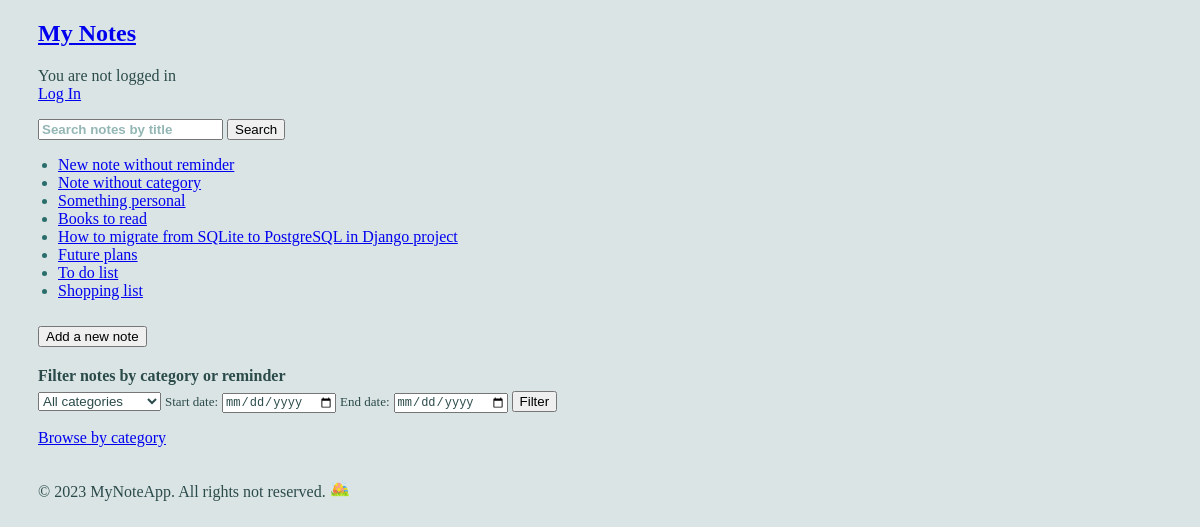
/, run on an earlier commit of the app's database.
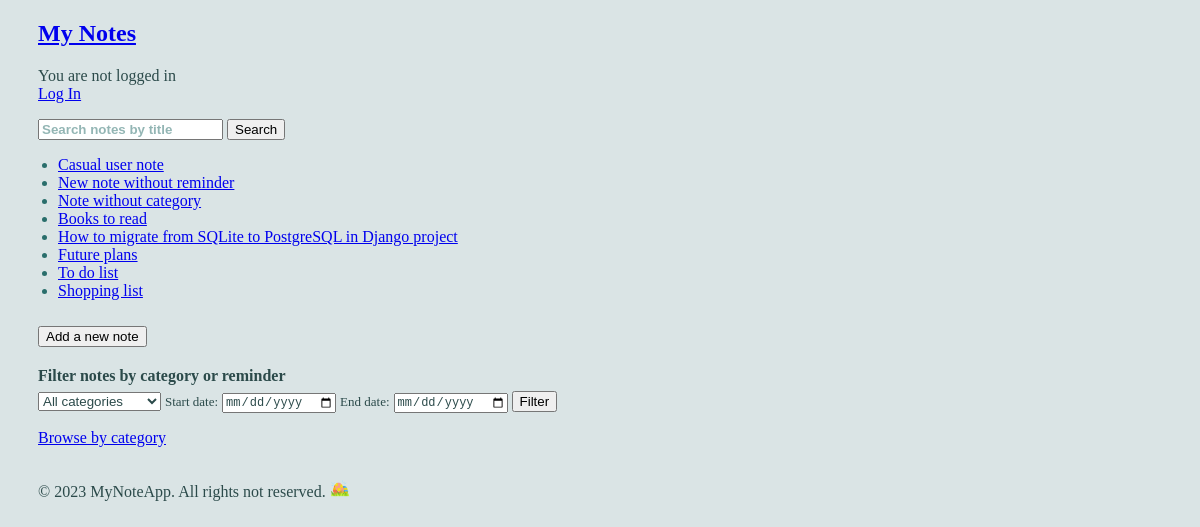
And on a later commit of the database.
### notes/models.py (models this page shows, shortened)
class Note(models.Model):
    title = models.CharField(max_length=200)
    text = models.TextField()
    created_date = models.DateTimeField(auto_now_add=True)
    upd_date = models.DateTimeField(auto_now=True)
    reminder = models.DateTimeField(null=True, blank=True)
    author = models.ForeignKey(User, on_delete=models.CASCADE)
    category = models.ForeignKey(Category, on_delete=models.CASCADE, related_name='notes', null=True, blank=True)

### notes/views.py (the view)
# urls.py: path('', views.home, name='homepage'),
def home(request):
    notes_list = get_list_or_404(Note.objects.order_by('-created_date'))
    categories_list = get_list_or_404(Category.objects.order_by('-title'))
    context = {'notes_list': notes_list, 'categories_list': categories_list}
    return render(request, 'notes/home.html', context)

### notes/templates/notes/home.html (shortened to what this page needs)
{% extends 'base.html' %}
{% block content %}
    {% if user.is_authenticated %}
        <p>Hi, {{ user.username }}!<br><a href="{% url 'notes:logout' %}">Log Out</a></p>
        {% else %}
        <p>You are not logged in<br><a href="{% url 'notes:login' %}">Log In</a></p>
    {% endif %}
    <div id = "searchbar">
        <form action={% url 'notes:search_notes'%}>
                <input type="text" name="query" placeholder="Search notes by title">
            <button type="submit" class="">Search</button>
    </div>
    <ul>
    {% for note in notes_list %}
        <li><a href="{% url 'notes:note_detail' note.id %}">{{ note.title }}</a></li>
    {% endfor %}
    </ul>
    <a href="{% url 'notes:new_note' %}">
        <button type="button" class="btn btn-outline-primary btn-with-margin">Add a new note</button>
    </a>
    <div id = "filter">
    <p>Filter notes by category or reminder</p>
    <form action={% url 'notes:filtered_results' %}>
        <select name="category" id="category">
            <option value="all">All categories</option>
        </select>
        <label for="start_date">Start date:</label>
        <input type="date" name="start_date" id="start_date" value="{% if request.GET.start_date %}{{ request.GET.start_date }}{% endif %}">
        <label for="end_date">End date:</label>
        <input type="date" name="end_date" id="end_date" value="{% if request.GET.end_date %}{{ request.GET.end_date }}{% endif %}">
        <button type="submit">Filter</button>
    </div>
    <p><a href="{% url 'notes:categories_list' %}">Browse by category</a></p>
{% endblock %}

What changed in the data, as far as the page shows it:
removed Note: title "Something personal"
added Note: title "Casual user note"
